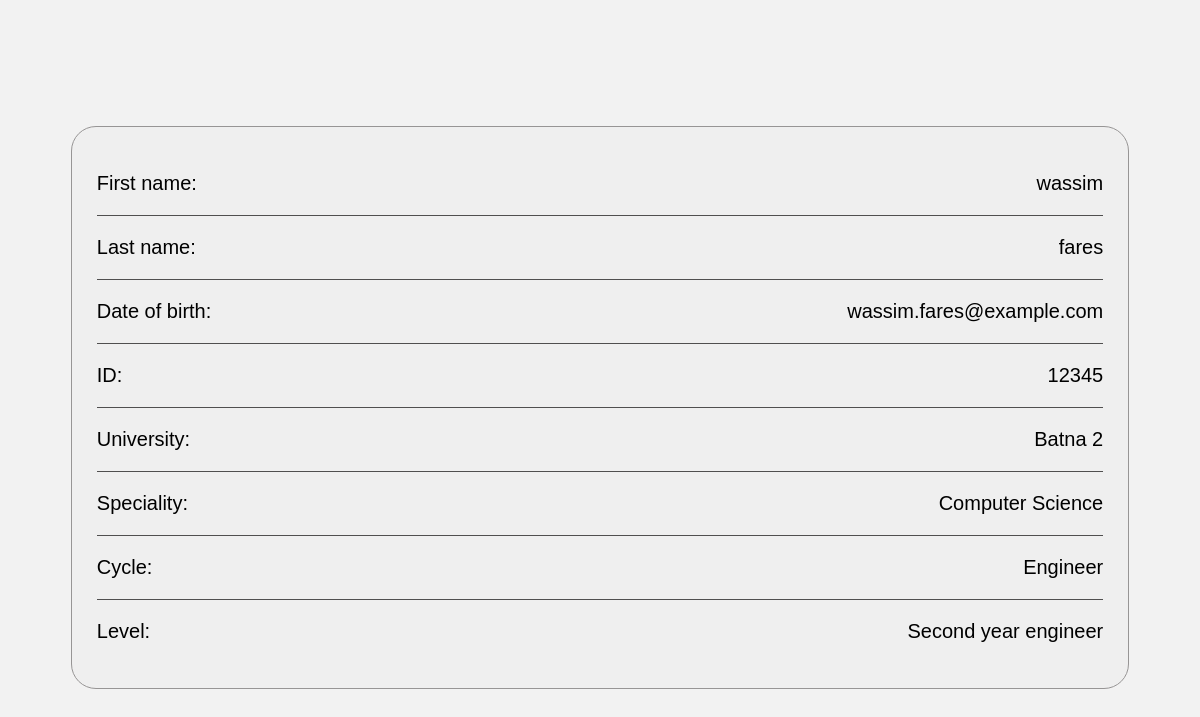
Screenshot of /Information (signed in) with the database file from the repository.
### tables this page shows
CREATE TABLE "etudiant" (
	"etudiant_id"	INTEGER,
	"matricule"	INTEGER NOT NULL UNIQUE,
	"nom"	TEXT NOT NULL,
	"prenom"	TEXT NOT NULL,
	"date_de_naissance"	TEXT,
	"email"	TEXT UNIQUE,
	"mot_de_passe"	TEXT NOT NULL,
	PRIMARY KEY("etudiant_id")
);

### app.py (the view)
@app.route('/Information', methods=["POST", "GET"])
@login_required
def information():
    first_name = current_user.prenom
    last_name = current_user.nom
    id = current_user.matricule
    date_of_birth = current_user.date_de_naissance
    return render_template('information.html', first_name=first_name, last_name=last_name, id=id, date_of_birth=date_of_birth)

### app.py (called while the page is built)
def get_db():
    if 'db' not in g:
        g.db = sqlite3.connect(app.config['DATABASE'], detect_types= sqlite3.PARSE_DECLTYPES)
        g.db.row_factory = sqlite3.Row
    return g.db

@login_manager.user_loader
def load_user(user_id):
    db = get_db()
    cur = db.execute('SELECT * FROM etudiant WHERE etudiant_id = ?', (user_id,)).fetchone()
    if cur is not None:
        return Student(cur['etudiant_id'], cur['matricule'], cur['nom'], cur['prenom'], cur['email'], cur['date_de_naissance'],cur['mot_de_passe'])
    cur = db.execute('SELECT * FROM admin WHERE admin_id = ?', (user_id,)).fetchone()
    if cur is not None:
        return Admin(cur['admin_id'], cur['username'], cur['password'], cur.get('email'))
    return None

### templates/information.html (shortened to what this page needs)
<!DOCTYPE html>
<html lang="fr">
<head>
    <link rel="stylesheet" href="static/css/home.css">
</head>
<body>
   <div class="con">
    <div class="name1">
        <p>First name:</p>
        <p> {{first_name}} </p>
    </div>
    <div class="name2">
        <p>Last name:</p>
        <p> {{last_name}} </p>
    </div>
    <div class="date">
        <p>Date of birth:</p>
        <p> {{date_of_birth}} </p>
    </div>
    <div class="id">
        <p>ID:</p>
        <p> {{id}} </p>
    </div>
    <div class="univ">
        <p>University:</p>
        <p>Batna 2</p>
    </div>
    <div class="spe">
        <p>Speciality:</p>
        <p>Computer Science</p>
    </div>
    <div class="cyc">
        <p>Cycle:</p>
        <p>Engineer</p>
    </div>
    <div class="level">
        <p>Level:</p>
        <p>Second year engineer</p>
    </div>
   </div>
</body>
</html>

### static/css/home.css (style rules this page uses)
body { font-family: sans-serif; font-size: 20px; display: flex; justify-content: center; background-color: #f2f2f2; }
.name2,.date,.id,.univ,.spe,.cyc,.level { display: flex; flex-direction: row; border-top: rgb(80, 79, 79) solid 1px; justify-content: space-between; }
.con { background-color: #efefef; padding: 25px; width: 50%; border:rgb(151, 149, 149) solid 1px; border-radius: 25px; margin-top: 10%; }
.name1 { display: flex; flex-direction: row; justify-content: space-between; }
@media (max-width:1600px) { .con { width: 85%; } }

### rows the page displays
etudiant: prenom "wassim", nom "fares", email "wassim.fares@example.com", matricule "12345"
